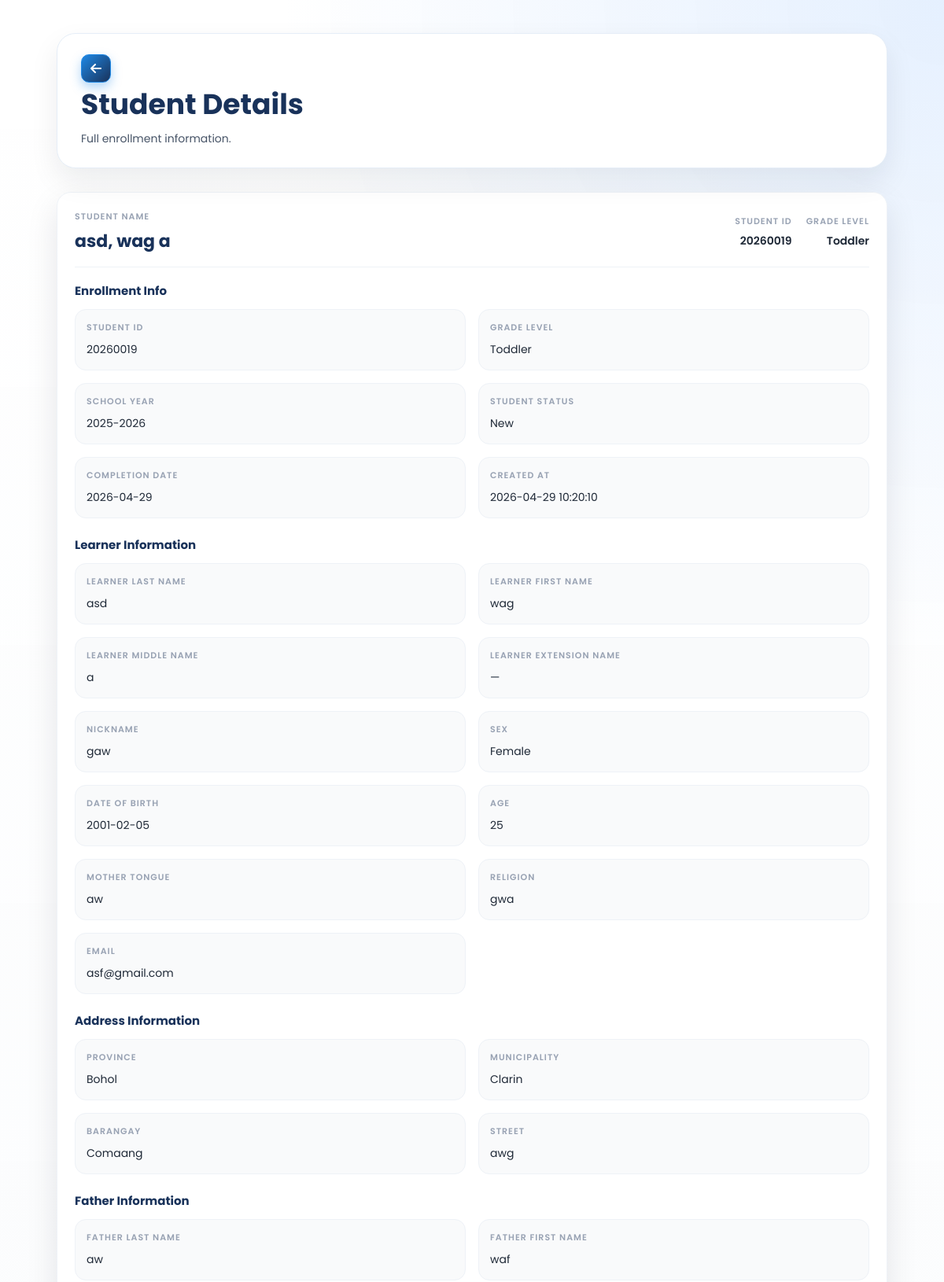
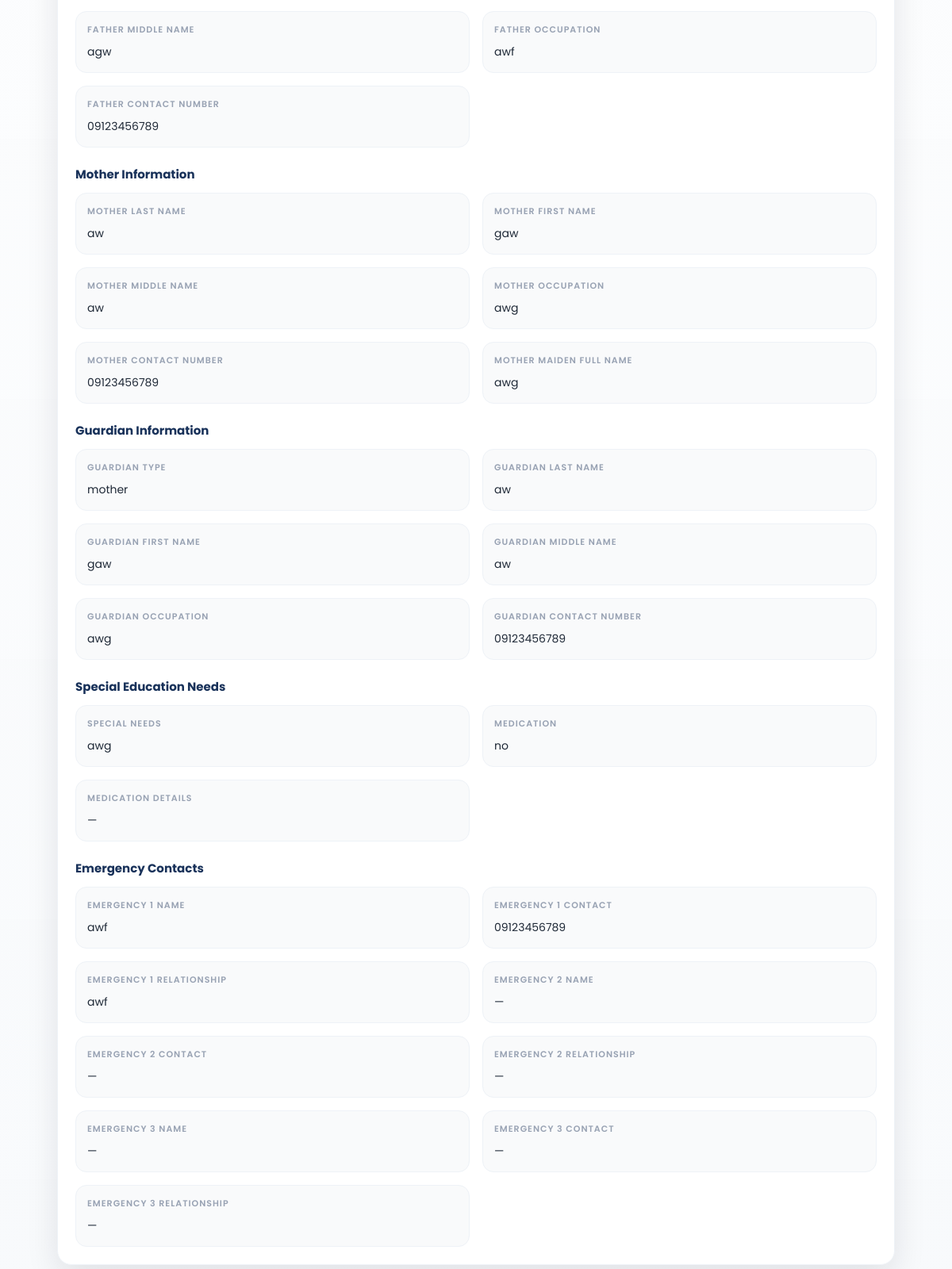
The page /SmartEnroll/student_view.php?id=57 (signed in) on the database its author committed (2 pictures, top to bottom).
### tables this page shows
CREATE TABLE `enrollments` (
  `id` int(11) NOT NULL,
  `grade_level` varchar(50) DEFAULT NULL,
  `student_id` varchar(20) DEFAULT NULL,
  `school_year` varchar(20) DEFAULT NULL,
  `student_status` varchar(50) DEFAULT NULL,
  `completion_date` date DEFAULT NULL,
  `learner_lname` varchar(100) DEFAULT NULL,
  `learner_fname` varchar(100) DEFAULT NULL,
  `learner_mname` varchar(100) DEFAULT NULL,
  `learner_ext` varchar(20) DEFAULT NULL,
  `nickname` varchar(100) DEFAULT NULL,
  `sex` varchar(20) DEFAULT NULL,
  `dob` varchar(20) DEFAULT NULL,
  `age` int(11) DEFAULT NULL,
  `mother_tongue` varchar(100) DEFAULT NULL,
  `religion` varchar(100) DEFAULT NULL,
  `email` varchar(150) DEFAULT NULL,
  `province` varchar(100) DEFAULT NULL,
  `municipality` varchar(100) DEFAULT NULL,
  `barangay` varchar(100) DEFAULT NULL,
  `street` varchar(150) DEFAULT NULL,
  `father_lname` varchar(100) DEFAULT NULL,
  `father_fname` varchar(100) DEFAULT NULL,
  `father_mname` varchar(100) DEFAULT NULL,
  `father_occ` varchar(100) DEFAULT NULL,
  `father_contact` varchar(50) DEFAULT NULL,
  `mother_lname` varchar(100) DEFAULT NULL,
  `mother_fname` varchar(100) DEFAULT NULL,
  `mother_mname` varchar(100) DEFAULT NULL,
  `mother_occ` varchar(100) DEFAULT NULL,
  `mother_contact` varchar(50) DEFAULT NULL,
  `mother_maiden` varchar(100) DEFAULT NULL,
  `guardian_type` varchar(50) DEFAULT NULL,
  `guardian_lname` varchar(100) DEFAULT NULL,
  `guardian_fname` varchar(100) DEFAULT NULL,
  `guardian_mname` varchar(100) DEFAULT NULL,
  `guardian_occ` varchar(100) DEFAULT NULL,
  `guardian_contact` varchar(50) DEFAULT NULL,
  `emergency1_name` varchar(150) DEFAULT NULL,
  `emergency1_relationship` varchar(100) DEFAULT NULL,
  `emergency1_contact` varchar(50) DEFAULT NULL,
  `emergency2_name` varchar(150) DEFAULT NULL,
  `emergency2_relationship` varchar(100) DEFAULT NULL,
  `emergency2_contact` varchar(50) DEFAULT NULL,
  `emergency3_name` varchar(150) DEFAULT NULL,
  `emergency3_relationship` varchar(100) DEFAULT NULL,
  `emergency3_contact` varchar(50) DEFAULT NULL,
  `special_needs` text DEFAULT NULL,
  `medication` varchar(10) DEFAULT NULL,
  `medication_details` text DEFAULT NULL,
  `created_at` timestamp NOT NULL DEFAULT current_timestamp()
);

### SmartEnroll/enrollment_fields.php (called while the page is built, shortened)
<?php
function smartenroll_enrollment_base_sections(): array
{
    return [
        'Enrollment Info' => [
            'student_id', 'grade_level', 'school_year', 'student_status', 'completion_date', 'created_at',
        ],
        'Learner Information' => [
            'learner_lname', 'learner_fname', 'learner_mname', 'learner_ext', 'nickname', 'sex', 'dob', 'age',
            'mother_tongue', 'religion', 'email',
        ],
        'Address Information' => [
            'province', 'municipality', 'barangay', 'street',
        ],
        'Father Information' => [
            'father_lname', 'father_fname', 'father_mname', 'father_occ', 'father_contact',
        ],
        'Mother Information' => [
            'mother_lname', 'mother_fname', 'mother_mname', 'mother_occ', 'mother_contact', 'mother_maiden',
        ],
        'Guardian Information' => [
            'guardian_type', 'guardian_lname', 'guardian_fname', 'guardian_mname', 'guardian_occ', 'guardian_contact',
        ],
        'Special Education Needs' => [
            'special_needs', 'medication', 'medication_details',
        ],
        'Emergency Contacts' => [
            'emergency1_name', 'emergency1_contact', 'emergency1_relationship',
            'emergency2_name', 'emergency2_contact', 'emergency2_relationship',
            'emergency3_name', 'emergency3_contact', 'emergency3_relationship',
        ],
    ];
}
function smartenroll_field_labelize(string $key, array $customFieldMap = []): string
{
    $map = [
        'student_id' => 'Student ID',
        'school_year' => 'School Year',
        'student_status' => 'Student Status',
        'completion_date' => 'Completion Date',
        'created_at' => 'Created At',
        'learner_lname' => 'Learner Last Name',
        'learner_fname' => 'Learner First Name',
        'learner_mname' => 'Learner Middle Name',
        'learner_ext' => 'Learner Extension Name',
        'father_lname' => 'Father Last Name',
        'father_fname' => 'Father First Name',
        'father_mname' => 'Father Middle Name',
        'mother_lname' => 'Mother Last Name',
        'mother_fname' => 'Mother First Name',
        'mother_mname' => 'Mother Middle Name',
        'guardian_lname' => 'Guardian Last Name',
        'guardian_fname' => 'Guardian First Name',
        'guardian_mname' => 'Guardian Middle Name',
        'mother_maiden' => 'Mother Maiden Full Name',
        'father_occ' => 'Father Occupation',
        'mother_occ' => 'Mother Occupation',
        'guardian_occ' => 'Guardian Occupation',
        'guardian_contact' => 'Guardian Contact Number',
        'father_contact' => 'Father Contact Number',
        'mother_contact' => 'Mother Contact Number',
        'emergency1_name' => 'Emergency 1 Name',
        'emergency1_contact' => 'Emergency 1 Contact',
        'emergency1_relationship' => 'Emergency 1 Relationship',
        'emergency2_name' => 'Emergency 2 Name',
        'emergency2_contact' => 'Emergency 2 Contact',
        'emergency2_relationship' => 'Emergency 2 Relationship',
        'emergency3_name' => 'Emergency 3 Name',
        'emergency3_contact' => 'Emergency 3 Contact',
        'emergency3_relationship' => 'Emergency 3 Relationship',
        'dob' => 'Date of Birth',
    ];
    if (isset($map[$key])) {
        return $map[$key];
    }
    $key = str_replace('_', ' ', $key);
    $key = preg_replace('/\s+/', ' ', $key);
    return ucwords(trim((string)$key));
}
function smartenroll_custom_field_connection(?mysqli $conn, bool &$ownsConnection): mysqli
{
    if ($conn instanceof mysqli) {
        return $conn;
    }
    $ownsConnection = true;
    $db = new mysqli('127.0.0.1', 'root', '', 'smartenroll');
    $db->set_charset('utf8mb4');
    return $db;
}
function smartenroll_builtin_field_rows(?mysqli $conn = null, bool $includeInactive = true): array
{
    $overrides = smartenroll_get_field_label_overrides($conn);
    $rows = [];
    foreach (smartenroll_enrollment_base_sections() as $sectionName => $fields) {
        foreach ($fields as $fieldKey) {
            $fieldKey = (string)$fieldKey;
            $override = $overrides[$fieldKey] ?? null;
            $isActive = (int)($override['is_active'] ?? 1) === 1;
            $rows[] = [
                'field_key' => $fieldKey,
                'field_label' => (string)($override['field_label'] ?? smartenroll_field_labelize($fieldKey)),
                'section_name' => (string)$sectionName,
                'is_active' => $isActive ? 1 : 0,
            ];
        }
    }
    return $rows;
}
function smartenroll_ensure_field_label_overrides_table(mysqli $conn): void
{
    $conn->query(
        "CREATE TABLE IF NOT EXISTS enrollment_field_label_overrides (
            id INT NOT NULL AUTO_INCREMENT PRIMARY KEY,
            field_key VARCHAR(150) NOT NULL,
            field_label VARCHAR(150) NOT NULL,
            section_name VARCHAR(150) NOT NULL,
            is_active TINYINT(1) NOT NULL DEFAULT 1,
            updated_at TIMESTAMP NOT NULL DEFAULT CURRENT_TIMESTAMP ON UPDATE CURRENT_TIMESTAMP,
            UNIQUE KEY uniq_field_key (field_key)
        ) ENGINE=InnoDB DEFAULT CHARSET=utf8mb4 COLLATE=utf8mb4_general_ci"
    );
    $colCheck = $conn->query("SHOW COLUMNS FROM enrollment_field_label_overrides LIKE 'is_active'");
}
function smartenroll_get_field_label_overrides(?mysqli $conn = null): array
{
    $ownsConnection = false;
    $db = smartenroll_custom_field_connection($conn, $ownsConnection);
    try {
        smartenroll_ensure_field_label_overrides_table($db);
        $rows = [];
        $result = $db->query(
            "SELECT field_key, field_label, section_name, is_active
             FROM enrollment_field_label_overrides
             ORDER BY section_name ASC, field_key ASC"
        );
        return $rows;
    } finally {
        if ($ownsConnection) {
            $db->close();
        }
    }
}
function smartenroll_get_custom_fields(?mysqli $conn = null, bool $activeOnly = true): array
{
    $ownsConnection = false;
    $db = smartenroll_custom_field_connection($conn, $ownsConnection);
    try {
        $rows = [];
        $sql = "SELECT id, field_key, field_label, section_name, input_type, field_options, sort_order, is_active
                FROM enrollment_custom_fields";
        if ($activeOnly) {
            $sql .= " WHERE is_active = 1";
        }
        $sql .= " ORDER BY section_name ASC, sort_order ASC, id ASC";
        $result = $db->query($sql);
        return $rows;
    } finally {
        if ($ownsConnection) {
            $db->close();
        }
    }
}
function smartenroll_get_custom_field_keys(?mysqli $conn = null, bool $activeOnly = false): array
{
    $keys = [];
    foreach (smartenroll_get_custom_fields($conn, $activeOnly) as $field) {
        $keys[] = (string)$field['field_key'];
    }
    return $keys;
}
function smartenroll_custom_fields_by_section(?mysqli $conn = null): array
{
    $grouped = [];
    foreach (smartenroll_get_custom_fields($conn, true) as $field) {
        $section = (string)$field['section_name'];
        if (!isset($grouped[$section])) {
            $grouped[$section] = [];
        }
        $grouped[$section][] = $field;
    }
    return $grouped;
}
function smartenroll_build_sections(array $columns, ?mysqli $conn = null, array $omitFields = []): array
{
    $sections = smartenroll_enrollment_base_sections();
    $customFieldsBySection = smartenroll_custom_fields_by_section($conn);
    $knownCustomKeys = smartenroll_get_custom_field_keys($conn, false);
    $builtinFieldMap = [];
    foreach (smartenroll_builtin_field_rows($conn, true) as $fieldRow) {
        $builtinFieldMap[(string)$fieldRow['field_key']] = $fieldRow;
    }
    foreach ($sections as $sectionName => $fields) {
        $sections[$sectionName] = array_values(array_filter(
            $fields,
            static function (string $field) use ($builtinFieldMap): bool {
                return (int)($builtinFieldMap[$field]['is_active'] ?? 1) === 1;
            }
        ));
    }
    $mapped = ['id'];
    foreach ($sections as $fields) {
        foreach ($fields as $field) {
            $mapped[] = $field;
        }
    }
    $extras = [];
    return $sections;
}

### SmartEnroll/student_view.php (the view, shortened to what this page needs)
<?php
require_once __DIR__ . '/enrollment_fields.php';
$student = null;
$columns = [];
$error = '';
try {
    $conn = new mysqli('127.0.0.1', 'root', '', 'smartenroll');
    $conn->set_charset('utf8mb4');
    $id = isset($_GET['id']) ? (int)$_GET['id'] : 0;
    $colRes = $conn->query("SHOW COLUMNS FROM `enrollments`");
    while ($row = $colRes->fetch_assoc()) {
        $columns[] = $row['Field'];
    }
    $stmt = $conn->prepare("SELECT * FROM `enrollments` WHERE `id` = ? LIMIT 1");
    $stmt->bind_param('i', $id);
    $stmt->execute();
    $result = $stmt->get_result();
    $student = $result->fetch_assoc();
} catch (Throwable $e) {
    $error = $e->getMessage();
}
function labelize(string $key): string
{
    return smartenroll_field_labelize($key, $GLOBALS['smartenroll_custom_field_map'] ?? []);
}
?>
<!DOCTYPE html>
<html lang="en">
<head>
    <link rel="stylesheet" href="css/style.css">
    <link rel="stylesheet" href="css/student_view.css">
    <link rel="stylesheet" href="https://cdnjs.cloudflare.com/ajax/libs/font-awesome/6.5.0/css/all.min.css">
</head>
<body class="dashboard-page dashboard-white-page">
<main class="dashboard-main">
    <div class="dashboard-header student-header">
        <div class="student-header-left">
            <a href="student_list.php" class="dashboard-link back-left">
                <i class="fa-solid fa-arrow-left"></i>
            </a>
            <div class="student-header-title">
                <h1>Student Details</h1>
                <p>Full enrollment information.</p>
            </div>
        </div>
    </div>
    <div class="student-detail-card">
        <?php if ($error): ?>
            <div class="student-error">
                <strong>Unable to load student.</strong>
                <p><?php echo htmlspecialchars($error); ?></p>
            </div>
        <?php else: ?>
            <?php
                $fullName = trim(
                    ($student['learner_lname'] ?? '') . ', ' .
                    ($student['learner_fname'] ?? '') . ' ' .
                    ($student['learner_mname'] ?? '')
                );
                $fullName = trim(preg_replace('/\s+/', ' ', $fullName), " ,");
                $studentId = $student['student_id'] ?? '';
                $gradeLevel = $student['grade_level'] ?? '';
            ?>
            <div class="student-summary">
                <div>
                    <span class="summary-label">Student Name</span>
                    <h2 class="summary-name"><?php echo htmlspecialchars($fullName !== '' ? $fullName : 'Student'); ?></h2>
                </div>
                <div class="summary-meta">
                    <div>
                        <span class="summary-label">Student ID</span>
                        <span class="summary-value"><?php echo htmlspecialchars($studentId !== '' ? $studentId : '—'); ?></span>
                    </div>
                    <div>
                        <span class="summary-label">Grade Level</span>
                        <span class="summary-value"><?php echo htmlspecialchars($gradeLevel !== '' ? $gradeLevel : '—'); ?></span>
                    </div>
                </div>
            </div>
            <?php
                $sectionMap = smartenroll_build_sections($columns);
            ?>
            <?php foreach ($sectionMap as $sectionTitle => $fields): ?>
                <div class="detail-section">
                    <h3 class="detail-section-title"><?php echo htmlspecialchars($sectionTitle); ?></h3>
                    <div class="student-detail-grid">
                        <?php foreach ($fields as $col): ?>
                            <div class="detail-item">
                                <span class="detail-label"><?php echo htmlspecialchars(labelize($col)); ?></span>
                                <?php $val = trim((string)($student[$col] ?? '')); ?>
                                <span class="detail-value"><?php echo htmlspecialchars($val !== '' ? $val : '—'); ?></span>
                            </div>
                        <?php endforeach; ?>
                    </div>
                </div>
            <?php endforeach; ?>
        <?php endif; ?>
    </div>
</main>
</body>
</html>

### rows shown on the page
enrollments: learner_lname+learner_fname+learner_mname "asd, wag a", student "20260019", grade_level "Toddler", school_year "2025-2026", student_status "New", completion_date "2026-04-29", created_at "2026-04-29 10:20:10", learner_lname "asd", learner_fname "wag", learner_mname "a", learner_ext "—", nickname "gaw", sex "Female", dob "2001-02-05", age "25", mother_tongue "aw", religion "gwa", email "asf@gmail.com", province "Bohol", municipality "Clarin", barangay "Comaang", street "awg", father_lname "aw", father_fname "waf", father_mname "agw", father_occ "awf", father_contact "09123456789", mother_lname "aw", mother_fname "gaw", mother_mname "aw", mother_occ "awg", mother_contact "09123456789", mother_maiden "awg", guardian_type "mother", guardian_lname "aw", guardian_fname "gaw", guardian_mname "aw", guardian_occ "awg", guardian_contact "09123456789", special_needs "awg", medication "no", medication_details "—", emergency1_name "awf", emergency1_contact "09123456789", emergency1_relationship "awf", emergency2_name "—", emergency2_contact "—", emergency2_relationship "—", emergency3_name "—", emergency3_contact "—", emergency3_relationship "—"

### other values the page prints
$sectionTitle "Enrollment Info"
labelize($col) "STUDENT ID"
labelize($col) "GRADE LEVEL"
labelize($col) "SCHOOL YEAR"
labelize($col) "STUDENT STATUS"
labelize($col) "COMPLETION DATE"
labelize($col) "CREATED AT"
$sectionTitle "Learner Information"
labelize($col) "LEARNER LAST NAME"
labelize($col) "LEARNER FIRST NAME"
labelize($col) "LEARNER MIDDLE NAME"
labelize($col) "LEARNER EXTENSION NAME"
labelize($col) "NICKNAME"
labelize($col) "SEX"
labelize($col) "DATE OF BIRTH"
